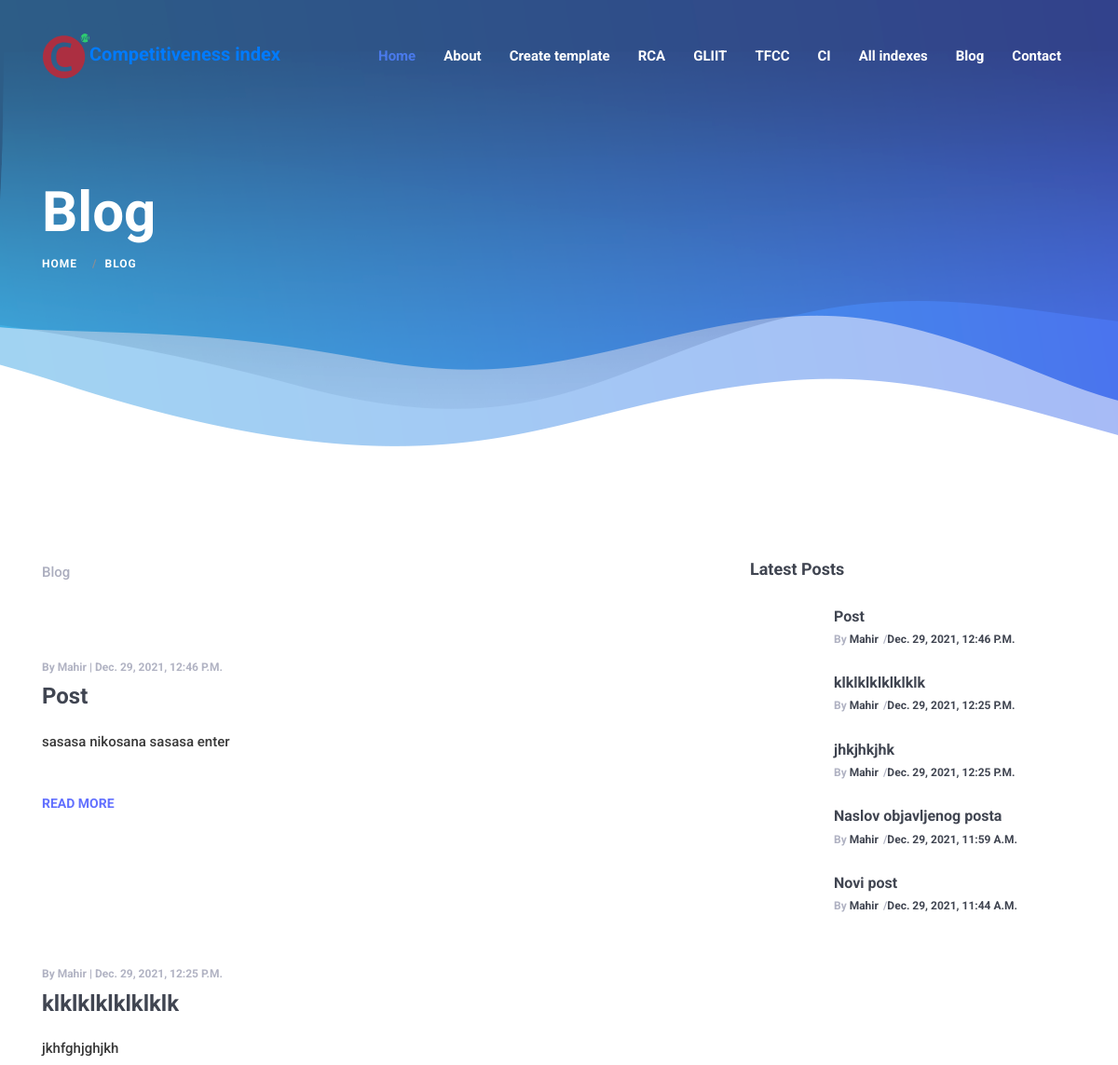
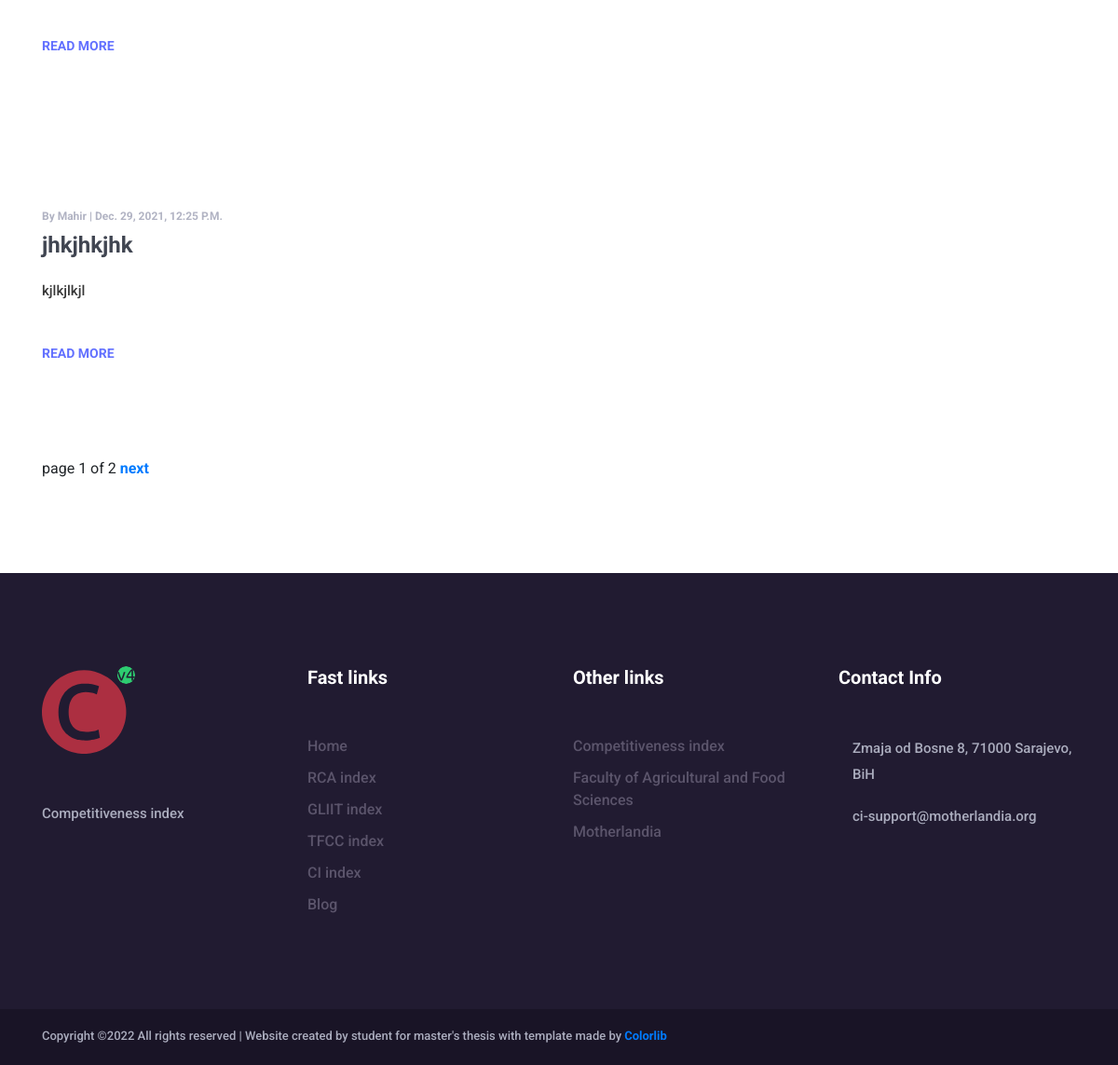
Screenshot of /blog/ with the database file from the repository (2 pictures, top to bottom).
### blog/models.py (models this page shows, shortened)
class Post(models.Model):
    title = models.CharField(max_length=300, unique=True)
    slika = StdImageField(upload_to='blog_slike', variations={'large': (1000, 560), 'thumbnail': (150, 150)}, delete_orphans=True, default='default.jpg')
    slug = models.SlugField(max_length=300, unique_for_date='created_at')
    author = models.ForeignKey(User, on_delete=models.CASCADE, related_name='blog_posts')
    content = models.TextField()
    status = models.IntegerField(choices=STATUS, default=0)
    created_at = models.DateTimeField(auto_now_add=True)
    updated_at = models.DateTimeField(auto_now=True)
    def get_absolute_url(self):
        return reverse('blog_detail', args=[self.created_at.year, self.created_at.month, self.created_at.day, self.slug])
    class Meta:
        ordering = ['-created_at']

### blog/views.py (the view)
# urls.py: path('blog/', views.postList, name='blog'),
def postList(request):
    posts=Post.objects.filter(status='1')
    latest_posts=Post.objects.filter(status='1')[:5]
    paginator = Paginator(posts, 3)
    page = request.GET.get('page')
    try:
        posts = paginator.page(page)
    except PageNotAnInteger:
        posts = paginator.page(1)
    except EmptyPage:
        posts = paginator.page(paginator.num_pages)
    context = {'posts': posts, 'page_title': 'Blog', 'latest_posts': latest_posts, 'page': page}
    return render(request, 'novi_blog.html', context)

### indexapp/templates/novi_blog.html
{% extends "base.html" %}
{% load static %}
    {% block content %}
    {% include "blog/postovi.html" %}
    {% include "blog/sidebar.html" %}
    {% endblock content %}

### indexapp/templates/blog/postovi.html (shortened to what this page needs)
{% load static %}
    <section class="blog-area section_padding_100">
        <div class="container">
            <div class="row">
                <div class="col-12 col-md-8">
                    <div class="mosh-blog-posts">
                        <div class="row">
                            <div class="col-12">
                                <p>{{page_title}}</p>
                                {% for post in posts %}
                                <div class="single-blog wow fadeInUp" data-wow-delay="0.1s">
                                    <div class="blog-post-thumb">
                                    </div>
                                    <div class="post-meta">
                                        <h6>By <a href="#">{{ post.author }} | {{ post.created_at }}</a></h6>
                                    </div>
                                    <h2>{{ post.title }}</h2>
                                    <p style="color:#383838">{{ post.content|slice:":200" }}</p>
                                    <a href="{{ post.get_absolute_url }}">Read More</a>
                                </div>
                                {% endfor %}
                            </div>
                        </div>
                    </div>
                    <div class="mosh-pagination-area">
                        <nav>
                        {% include 'blog/pagination.html' with page=posts%}
                        </nav>
                    </div>
                </div>

### indexapp/templates/blog/sidebar.html (shortened to what this page needs)
{% load static %}
                <div class="col-12 col-md-4">
                    <div class="mosh-blog-sidebar">
                        <div class="latest-blog-posts mb-100">
                            <h5>Latest Posts</h5>
                            {% for post in latest_posts %}
                            <div class="single-latest-blog-post d-flex">
                                <div class="latest-blog-post-thumb">
                                </div>
                                <div class="latest-blog-post-content">
                                    <h6><a href="{{ post.get_absolute_url }}">{{ post.title }}</a></h6>
                                    <div class="post-meta">
                                        <h6>By <a href="#">{{ post.author }}</a>/<a href="#">{{ post.created_at}}</a></h6>
                                    </div>
                                </div>
                            </div>
                            {% endfor %}
                        </div>
                    </div>
                </div>
            </div>
        </div>
    </section>

### static/style.css (style rules this page uses)
* { margin: 0; padding: 0; }
body, html { font-family: 'Roboto', sans-serif; }
h1, h2, h3, h4, h5, h6 { font-family: 'Roboto', sans-serif; font-weight: 700; color: #404551; line-height: 1.2; }
a, a:hover, a:focus, a:active { font-weight: 700; text-decoration: none; -webkit-transition-duration: 500ms; transition-duration: 500ms; }
p { font-family: 'Roboto', sans-serif; color: #abadbe; font-size: 15px; font-weight: 500; margin-top: 0; line-height: 1.9; }
.section_padding_100 { padding-top: 100px; padding-bottom: 100px; }
.mb-100 { margin-bottom: 100px; }
.blog-area { position: relative; z-index: 5; }
.single-blog { margin-bottom: 100px; }
.single-blog .blog-post-thumb { margin-bottom: 40px; }
.single-blog h2 { font-size: 24px; margin-bottom: 20px; }
.post-meta { margin-bottom: 10px; }
.post-meta h6 { color: #b1b3c3; text-transform: capitalize; margin-bottom: 0; font-size: 12px; }
.post-meta h6 a { color: #b1b3c3; display: inline-block; margin-right: 5px; }
.single-blog > a { color: #6270ff; font-size: 14px; text-transform: uppercase; }
.single-blog p { margin-bottom: 40px; }
.blog-post-archives > h5, .blog-post-categories > h5, .latest-blog-posts > h5, .instagram-feeds > h5 { font-size: 18px; margin-bottom: 30px; }
.latest-blog-post-content h6 > a { color: #404551; }
.single-latest-blog-post { margin-bottom: 20px; }
.latest-blog-post-thumb { width: 70px; -webkit-box-flex: 0; -ms-flex: 0 0 70px; flex: 0 0 70px; margin-right: 20px; }

### rows the page displays
Post: author "Mahir", created_at "Dec. 29, 2021, 12:46 P.m.", title "Post", content "sasasa nikosana sasasa enter"
Post: author "Mahir", created_at "Dec. 29, 2021, 12:25 P.m.", title "klklklklklklklk", content "jkhfghjghjkh"
Post: author "Mahir", created_at "Dec. 29, 2021, 12:25 P.m.", title "jhkjhkjhk", content "kjlkjlkjl"
Post: title "Naslov objavljenog posta", author "Mahir", created_at "Dec. 29, 2021, 11:59 A.m."
Post: title "Novi post", author "Mahir", created_at "Dec. 29, 2021, 11:44 A.m."

### other values shown
{{ page_title }} "Blog"
{{ page_title }} "BLOG"
{{ page.number }} "1"
{{ page.paginator.num_pages }} "2"
